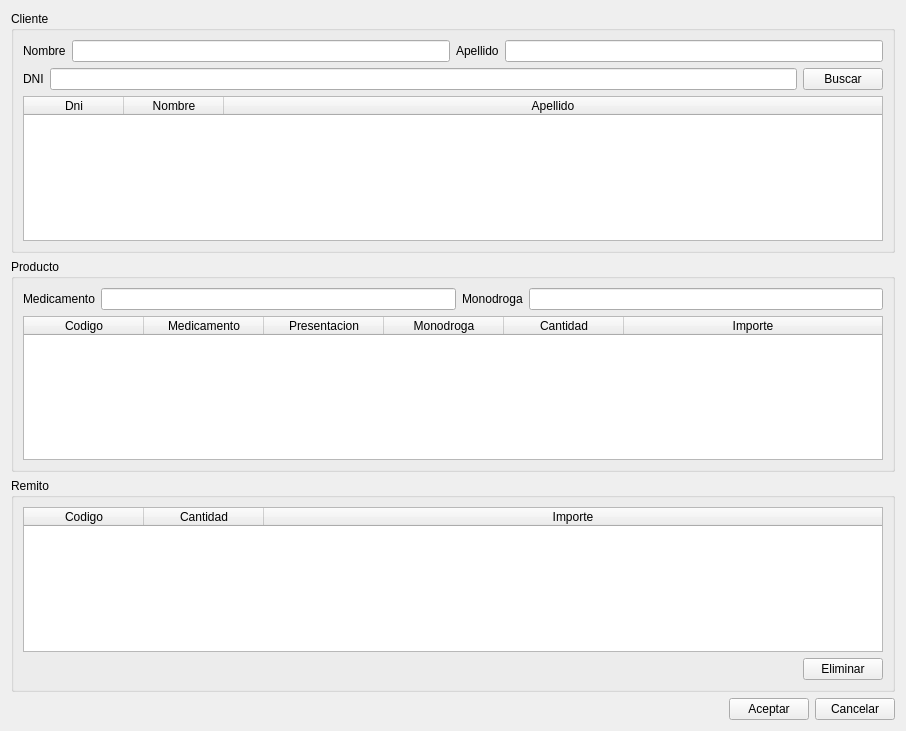
<?xml version="1.0" encoding="UTF-8"?>
<ui version="4.0">
 <class>vtnVentaConRemito</class>
 <widget class="QWidget" name="vtnVentaConRemito">
  <property name="geometry">
   <rect>
    <x>0</x>
    <y>0</y>
    <width>906</width>
    <height>731</height>
   </rect>
  </property>
  <property name="windowTitle">
   <string>Venta con Remito</string>
  </property>
  <layout class="QVBoxLayout" name="verticalLayout">
   <item>
    <widget class="QGroupBox" name="gbCliente">
     <property name="title">
      <string>Cliente</string>
     </property>
     <property name="flat">
      <bool>false</bool>
     </property>
     <property name="checkable">
      <bool>false</bool>
     </property>
     <layout class="QVBoxLayout" name="verticalLayout_2">
      <item>
       <layout class="QVBoxLayout" name="verticalLayout_10">
        <item>
         <layout class="QHBoxLayout" name="horizontalLayout_2">
          <item>
           <widget class="QLabel" name="lblNombre">
            <property name="text">
             <string>Nombre</string>
            </property>
           </widget>
          </item>
          <item>
           <widget class="QLineEdit" name="lineNombre">
            <property name="statusTip">
             <string>Ingrese Nombre del cliente (solo letras)</string>
            </property>
            <property name="accessibleDescription">
             <string>fnya</string>
            </property>
           </widget>
          </item>
          <item>
           <widget class="QLabel" name="lblApellido">
            <property name="text">
             <string>Apellido</string>
            </property>
           </widget>
          </item>
          <item>
           <widget class="QLineEdit" name="lineApellido">
            <property name="statusTip">
             <string>Ingrese Apellido del cliente (solo letras)</string>
            </property>
            <property name="accessibleDescription">
             <string>fnya</string>
            </property>
           </widget>
          </item>
         </layout>
        </item>
        <item>
         <layout class="QHBoxLayout" name="horizontalLayout_3">
          <item>
           <widget class="QLabel" name="lblDni">
            <property name="text">
             <string>DNI</string>
            </property>
           </widget>
          </item>
          <item>
           <widget class="QLineEdit" name="lineDni">
            <property name="statusTip">
             <string>Ingrese DNI del cliente (exactamente 8 números)</string>
            </property>
            <property name="accessibleDescription">
             <string>fdni</string>
            </property>
           </widget>
          </item>
          <item>
           <widget class="QPushButton" name="btnBuscarCliente">
            <property name="text">
             <string>Buscar</string>
            </property>
           </widget>
          </item>
         </layout>
        </item>
        <item>
         <widget class="QTableWidget" name="tableClientes">
          <property name="autoFillBackground">
           <bool>false</bool>
          </property>
          <property name="editTriggers">
           <set>QAbstractItemView::NoEditTriggers</set>
          </property>
          <property name="selectionMode">
           <enum>QAbstractItemView::SingleSelection</enum>
          </property>
          <property name="selectionBehavior">
           <enum>QAbstractItemView::SelectRows</enum>
          </property>
          <property name="sortingEnabled">
           <bool>false</bool>
          </property>
          <attribute name="horizontalHeaderStretchLastSection">
           <bool>true</bool>
          </attribute>
          <column>
           <property name="text">
            <string>Dni</string>
           </property>
          </column>
          <column>
           <property name="text">
            <string>Nombre</string>
           </property>
          </column>
          <column>
           <property name="text">
            <string>Apellido</string>
           </property>
          </column>
         </widget>
        </item>
       </layout>
      </item>
     </layout>
    </widget>
   </item>
   <item>
    <widget class="QGroupBox" name="gbProducto">
     <property name="title">
      <string>Producto</string>
     </property>
     <layout class="QVBoxLayout" name="verticalLayout_3">
      <item>
       <layout class="QHBoxLayout" name="horizontalLayout_6">
        <item>
         <widget class="QLabel" name="label_2">
          <property name="text">
           <string>Medicamento</string>
          </property>
         </widget>
        </item>
        <item>
         <widget class="QLineEdit" name="lineMedicamento">
          <property name="statusTip">
           <string>Ingrese nombre del medicamento (solo letras y números)</string>
          </property>
          <property name="accessibleDescription">
           <string>fMedicamento</string>
          </property>
         </widget>
        </item>
        <item>
         <widget class="QLabel" name="label">
          <property name="text">
           <string>Monodroga</string>
          </property>
         </widget>
        </item>
        <item>
         <widget class="QLineEdit" name="lineMonodroga">
          <property name="statusTip">
           <string>Ingrese nombre de la monodroga</string>
          </property>
          <property name="accessibleDescription">
           <string>fmonodroga</string>
          </property>
         </widget>
        </item>
       </layout>
      </item>
      <item>
       <layout class="QGridLayout" name="gridLayout_7">
        <item row="0" column="0" colspan="2">
         <widget class="QTableWidget" name="tableProductos">
          <property name="editTriggers">
           <set>QAbstractItemView::NoEditTriggers</set>
          </property>
          <property name="selectionMode">
           <enum>QAbstractItemView::SingleSelection</enum>
          </property>
          <property name="selectionBehavior">
           <enum>QAbstractItemView::SelectRows</enum>
          </property>
          <attribute name="horizontalHeaderDefaultSectionSize">
           <number>120</number>
          </attribute>
          <attribute name="horizontalHeaderStretchLastSection">
           <bool>true</bool>
          </attribute>
          <column>
           <property name="text">
            <string>Codigo</string>
           </property>
          </column>
          <column>
           <property name="text">
            <string>Medicamento</string>
           </property>
          </column>
          <column>
           <property name="text">
            <string>Presentacion</string>
           </property>
          </column>
          <column>
           <property name="text">
            <string>Monodroga</string>
           </property>
          </column>
          <column>
           <property name="text">
            <string>Cantidad</string>
           </property>
          </column>
          <column>
           <property name="text">
            <string>Importe</string>
           </property>
          </column>
         </widget>
        </item>
       </layout>
      </item>
     </layout>
    </widget>
   </item>
   <item>
    <widget class="QGroupBox" name="gbRemito">
     <property name="title">
      <string>Remito</string>
     </property>
     <layout class="QVBoxLayout" name="verticalLayout_6">
      <item>
       <layout class="QGridLayout" name="gridLayout_3">
        <item row="0" column="0">
         <widget class="QTableWidget" name="tableRemito">
          <property name="editTriggers">
           <set>QAbstractItemView::NoEditTriggers</set>
          </property>
          <property name="selectionMode">
           <enum>QAbstractItemView::SingleSelection</enum>
          </property>
          <property name="selectionBehavior">
           <enum>QAbstractItemView::SelectRows</enum>
          </property>
          <attribute name="horizontalHeaderDefaultSectionSize">
           <number>120</number>
          </attribute>
          <attribute name="horizontalHeaderStretchLastSection">
           <bool>true</bool>
          </attribute>
          <column>
           <property name="text">
            <string>Codigo</string>
           </property>
          </column>
          <column>
           <property name="text">
            <string>Cantidad</string>
           </property>
          </column>
          <column>
           <property name="text">
            <string>Importe</string>
           </property>
          </column>
         </widget>
        </item>
       </layout>
      </item>
      <item>
       <layout class="QHBoxLayout" name="horizontalLayout">
        <item>
         <spacer name="horizontalSpacer">
          <property name="orientation">
           <enum>Qt::Horizontal</enum>
          </property>
          <property name="sizeHint" stdset="0">
           <size>
            <width>40</width>
            <height>20</height>
           </size>
          </property>
         </spacer>
        </item>
        <item>
         <widget class="QPushButton" name="btnEliminar">
          <property name="text">
           <string>Eliminar</string>
          </property>
         </widget>
        </item>
       </layout>
      </item>
     </layout>
    </widget>
   </item>
   <item>
    <layout class="QHBoxLayout" name="horizontalLayout_5">
     <item>
      <spacer name="horizontalSpacer_2">
       <property name="orientation">
        <enum>Qt::Horizontal</enum>
       </property>
       <property name="sizeHint" stdset="0">
        <size>
         <width>40</width>
         <height>20</height>
        </size>
       </property>
      </spacer>
     </item>
     <item>
      <widget class="QPushButton" name="btnAceptar">
       <property name="text">
        <string>Aceptar</string>
       </property>
      </widget>
     </item>
     <item>
      <widget class="QPushButton" name="btnCancelar">
       <property name="text">
        <string>Cancelar</string>
       </property>
      </widget>
     </item>
    </layout>
   </item>
  </layout>
 </widget>
 <tabstops>
  <tabstop>lineNombre</tabstop>
  <tabstop>lineApellido</tabstop>
  <tabstop>lineDni</tabstop>
  <tabstop>btnBuscarCliente</tabstop>
  <tabstop>tableClientes</tabstop>
  <tabstop>lineMedicamento</tabstop>
  <tabstop>lineMonodroga</tabstop>
  <tabstop>tableProductos</tabstop>
  <tabstop>tableRemito</tabstop>
  <tabstop>btnEliminar</tabstop>
  <tabstop>btnAceptar</tabstop>
  <tabstop>btnCancelar</tabstop>
 </tabstops>
 <resources/>
 <connections/>
</ui>
